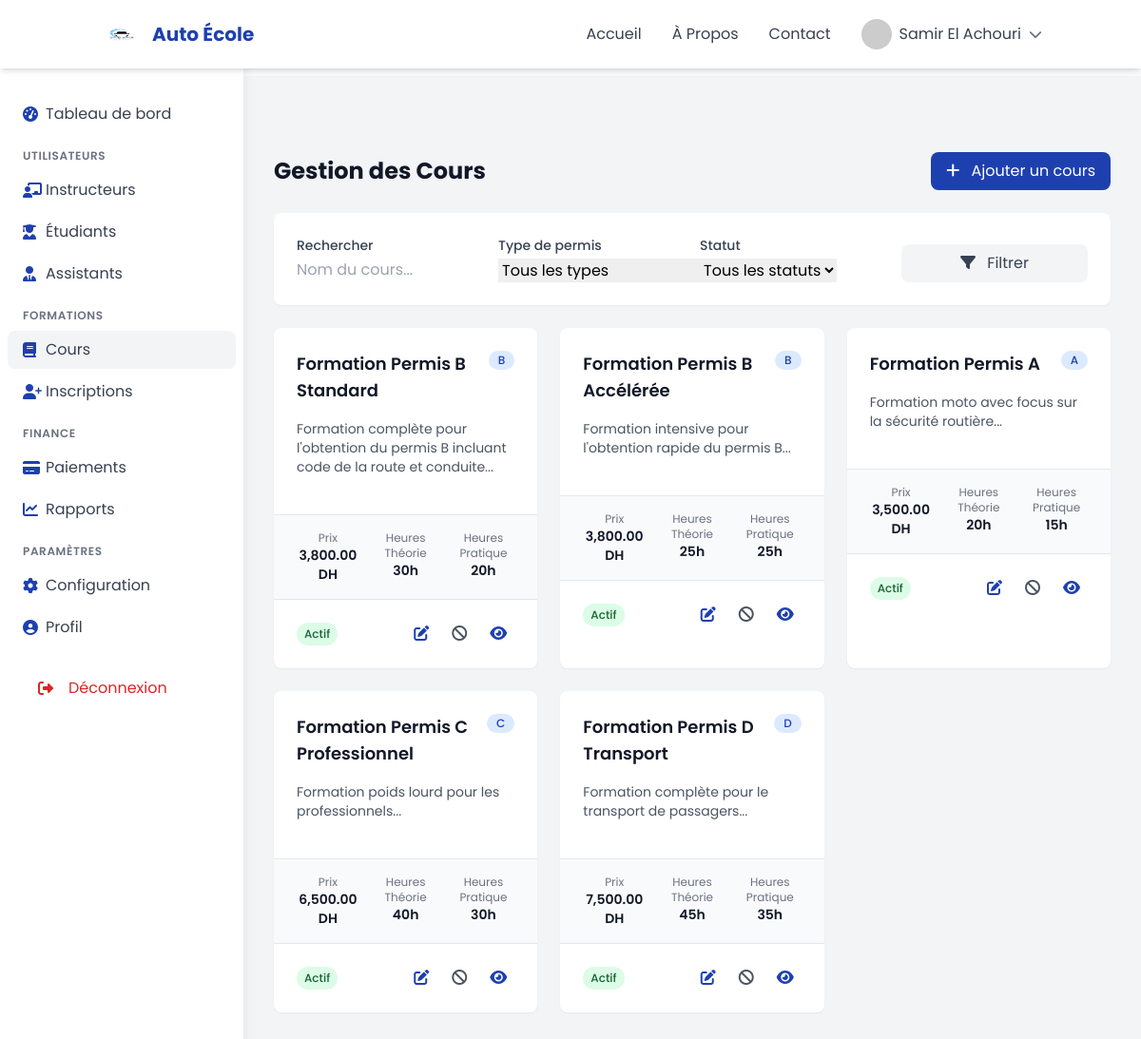
The page /pages/admin/courses.php (signed in) on the database its author committed.
### tables this page shows
CREATE TABLE `users` (
  `id` int(11) NOT NULL,
  `first_name` varchar(50) NOT NULL,
  `last_name` varchar(50) NOT NULL,
  `email` varchar(100) NOT NULL,
  `password` varchar(255) NOT NULL,
  `phone` varchar(20) DEFAULT NULL,
  `date_of_birth` date DEFAULT NULL,
  `address` text,
  `role` enum('candidate','instructor','assistant','admin') NOT NULL,
  `status` enum('active','inactive','pending') DEFAULT 'pending',
  `created_at` timestamp NOT NULL DEFAULT CURRENT_TIMESTAMP,
  `updated_at` timestamp NOT NULL DEFAULT CURRENT_TIMESTAMP ON UPDATE CURRENT_TIMESTAMP,
  `failed_attempts` int(11) DEFAULT '0',
  `locked_until` datetime DEFAULT NULL,
  `profile_image` varchar(255) DEFAULT NULL
);

CREATE TABLE `courses` (
  `id` int(11) NOT NULL,
  `license_type_id` int(11) DEFAULT NULL,
  `name` varchar(100) NOT NULL,
  `description` text,
  `hours_theory` int(11) DEFAULT NULL,
  `hours_practice` int(11) DEFAULT NULL,
  `status` enum('active','inactive') DEFAULT 'active',
  `created_at` timestamp NOT NULL DEFAULT CURRENT_TIMESTAMP,
  `course_price` decimal(10,2) NOT NULL DEFAULT '4000.00'
);

CREATE TABLE `license_types` (
  `id` int(11) NOT NULL,
  `name` varchar(100) NOT NULL,
  `code` varchar(10) NOT NULL,
  `description` text,
  `duration` int(11) DEFAULT NULL,
  `price` decimal(10,2) DEFAULT NULL,
  `created_at` timestamp NOT NULL DEFAULT CURRENT_TIMESTAMP
);

### includes/auth.php (called while the page is built, shortened)
<?php
require_once __DIR__ . '/../config/database.php';
class Auth {
    private static $instance = null;
    public static function getInstance() {
        if (self::$instance === null) {
            self::$instance = new self();
        }
        return self::$instance;
    }
    public function isLoggedIn() {
        return isset($_SESSION['user_id']) && $_SESSION['user_id'] > 0;
    }
}

### includes/functions.php (called while the page is built, shortened)
<?php
require_once __DIR__ . '/../config/database.php';
$db = DatabaseConnection::getInstance();
class AppFunctions {
    private static $instance = null;
    private $conn;
    private function __construct() {
        global $db;
        $this->conn = $db->getConnection();
    }
    public static function getInstance() {
        if (self::$instance === null) {
            self::$instance = new self();
        }
        return self::$instance;
    }
    public function getUserById($id) {
        $stmt = $this->conn->prepare("
            SELECT * FROM users WHERE id = ?
        ");
        $stmt->bind_param("i", $id);
        $stmt->execute();
        return $stmt->get_result()->fetch_assoc();
    }
}

### config/database.php (called while the page is built, shortened)
<?php
class DatabaseConnection {
    private static $instance = null;
    private $connection;
    public function __construct() {
        try {
            $this->connection = new mysqli(DB_HOST, DB_USER, DB_PASS, DB_NAME, DB_PORT);
            $this->connection->set_charset("utf8mb4");
        } catch (Exception $e) {
            error_log($e->getMessage());
            die("Database connection error: " . $e->getMessage());
        }
    }
    public static function getInstance() {
        if (self::$instance === null) {
            self::$instance = new self();
        }
        return self::$instance;
    }
    public function getConnection() {
        return $this->connection;
    }
}

### pages/admin/courses.php (the view, shortened to what this page needs)
<?php
require_once '../../config/database.php';
require_once '../../includes/auth.php';
require_once '../../includes/functions.php';
$db = DatabaseConnection::getInstance();
$conn = $db->getConnection();
$conditions = ["c.status != 'deleted'"];
$query = "
    SELECT
        c.*,
        lt.name as license_type_name,
        lt.code as license_type_code,
        lt.description as license_type_description,
        COUNT(DISTINCT e.id) as total_enrollments
    FROM courses c
    LEFT JOIN license_types lt ON c.license_type_id = lt.id
    LEFT JOIN enrollments e ON c.id = e.course_id AND e.status = 'active'
    WHERE " . implode(' AND ', $conditions) . "
    GROUP BY c.id
    ORDER BY c.created_at DESC
";
$stmt = $conn->prepare($query);
$stmt->execute();
$courses = $stmt->get_result()->fetch_all(MYSQLI_ASSOC);
?>
<?php include '../../includes/header.php'; ?>
<div class="min-h-screen bg-gray-100">
    <?php include '../../includes/admin-sidebar.php'; ?>
    <div class="ml-64 p-8 pt-20">
        <div class="flex justify-between items-center mb-6">
            <h1 class="text-2xl font-bold text-gray-900">Gestion des Cours</h1>
            <a href="/auto-ecole/pages/admin/add-course.php"
               class="px-4 py-2 bg-primary text-white rounded-lg hover:bg-accent transition-colors">
                <i class="fas fa-plus mr-2"></i>
                Ajouter un cours
            </a>
        </div>
        <div class="bg-white rounded-lg shadow-sm p-6 mb-6">
            <form class="grid grid-cols-1 md:grid-cols-4 gap-4">
                <div>
                    <label for="search" class="block text-sm font-medium text-gray-700 mb-1">Rechercher</label>
                    <input type="text" id="search" name="search"
                           class="input-field"
                           placeholder="Nom du cours..."
                           value="<?php echo isset($_GET['search']) ? htmlspecialchars($_GET['search']) : ''; ?>">
                </div>
                <div>
                    <label for="license_type" class="block text-sm font-medium text-gray-700 mb-1">Type de permis</label>
                    <select id="license_type" name="license_type" class="input-field">
                        <option value="">Tous les types</option>
                    </select>
                </div>
                <div>
                    <label for="status" class="block text-sm font-medium text-gray-700 mb-1">Statut</label>
                    <select id="status" name="status" class="input-field">
                        <option value="">Tous les statuts</option>
                    </select>
                </div>
                <div class="flex items-end">
                    <button type="submit"
                            class="w-full px-4 py-2 bg-gray-100 text-gray-700 rounded-lg hover:bg-gray-200 transition-colors">
                        <i class="fas fa-filter mr-2"></i>
                        Filtrer
                    </button>
                </div>
            </form>
        </div>
        <div class="grid grid-cols-1 md:grid-cols-3 gap-6">
            <?php foreach ($courses as $course): ?>
                <div class="bg-white rounded-lg shadow-sm overflow-hidden">
                    <div class="p-6">
                        <div class="flex justify-between items-start mb-4">
                            <h2 class="text-lg font-semibold text-gray-900">
                                <?php echo htmlspecialchars($course['name']); ?>
                            </h2>
                            <span class="inline-flex items-center px-2.5 py-0.5 rounded-full text-xs font-medium bg-blue-100 text-blue-800">
                                <?php echo htmlspecialchars($course['license_type_code']); ?>
                            </span>
                        </div>
                        <p class="text-sm text-gray-600 mb-4">
                            <?php echo htmlspecialchars(substr($course['description'], 0, 100)) . '...'; ?>
                        </p>
                    </div>
                    <div class="px-6 py-4 border-t border-gray-200 bg-gray-50">
                        <div class="grid grid-cols-3 gap-4 text-center">
                            <div>
                                <p class="text-xs text-gray-500">Prix</p>
                                <p class="text-sm font-semibold text-gray-900">
                                    <?php echo number_format($course['course_price'], 2); ?> DH
                                </p>
                            </div>
                            <div>
                                <p class="text-xs text-gray-500">Heures Théorie</p>
                                <p class="text-sm font-semibold text-gray-900">
                                    <?php echo $course['hours_theory']; ?>h
                                </p>
                            </div>
                            <div>
                                <p class="text-xs text-gray-500">Heures Pratique</p>
                                <p class="text-sm font-semibold text-gray-900">
                                    <?php echo $course['hours_practice']; ?>h
                                </p>
                            </div>
                        </div>
                    </div>
                    <div class="px-6 py-4 border-t border-gray-200">
                        <div class="flex items-center justify-between">
                            <span class="px-2 py-1 text-xs font-medium rounded-full
                                <?php echo $course['status'] === 'active'
                                    ? 'bg-green-100 text-green-800'
                                    : 'bg-red-100 text-red-800'; ?>">
                                <?php echo $course['status'] === 'active' ? 'Actif' : 'Inactif'; ?>
                            </span>
                            <div class="flex space-x-2">
                                <a href="/auto-ecole/pages/admin/edit-course.php?id=<?php echo $course['id']; ?>"
                                   class="p-2 text-primary hover:text-accent transition-colors">
                                    <i class="fas fa-edit"></i>
                                </a>
                                <button onclick="toggleCourseStatus(<?php echo $course['id']; ?>, '<?php echo $course['status'] === 'active' ? 'inactive' : 'active'; ?>')"
                                        class="p-2 text-gray-600 hover:text-primary transition-colors">
                                    <i class="fas <?php echo $course['status'] === 'active' ? 'fa-ban' : 'fa-check'; ?>"></i>
                                </button>
                                <a href="/auto-ecole/pages/admin/course-detail.php?id=<?php echo $course['id']; ?>"
                                   class="p-2 text-primary hover:text-accent transition-colors">
                                    <i class="fas fa-eye"></i>
                                </a>
                            </div>
                        </div>
                    </div>
                </div>
            <?php endforeach; ?>
        </div>
    </div>
</div>

### includes/header.php (shortened to what this page needs)
<?php
require_once __DIR__ . '/auth.php';
require_once __DIR__ . '/functions.php';
function getUserProfileImage($userId) {
    try {
        $user = AppFunctions::getInstance()->getUserById($userId);
        return 'https://ui-avatars.com/api/?name=User';
    } catch (Exception $e) {
        error_log("Error getting user profile image: " . $e->getMessage());
        return 'https://ui-avatars.com/api/?name=User';
    }
}
function getUserFullName($userId) {
    try {
        $user = AppFunctions::getInstance()->getUserById($userId);
        if ($user && isset($user['first_name']) && isset($user['last_name'])) {
            return htmlspecialchars($user['first_name'] . ' ' . $user['last_name']);
        }
        return 'Utilisateur';
    } catch (Exception $e) {
        error_log("Error getting user full name: " . $e->getMessage());
        return 'Utilisateur';
    }
}
function isLoggedIn() {
    return Auth::getInstance()->isLoggedIn();
}
$currentUser = null;
if (isLoggedIn() && isset($_SESSION['user_id'])) {
    try {
        $currentUser = AppFunctions::getInstance()->getUserById($_SESSION['user_id']);
    } catch (Exception $e) {
        error_log("Error getting current user data: " . $e->getMessage());
    }
}
?>
<!DOCTYPE html>
<html lang="fr" class="scroll-smooth">
<head>
    <script src="https://cdn.tailwindcss.com"></script>
    <link rel="stylesheet" href="https://cdnjs.cloudflare.com/ajax/libs/font-awesome/6.4.0/css/all.min.css">
</head>
<body class="bg-gray-50">
    <header class="fixed w-full top-0 z-50 bg-white shadow-md">
        <nav class="container mx-auto px-4 py-3">
            <div class="flex items-center justify-between">
                <div class="flex items-center space-x-4">
                    <a href="/auto-ecole" class="flex items-center space-x-2">
                        <img src="/auto-ecole/assets/images/logo.png" alt="Auto École Logo" class="h-12 w-auto">
                        <span class="text-xl font-bold text-primary">Auto École</span>
                    </a>
                </div>
                <div class="hidden md:flex items-center space-x-8">
                    <a href="/auto-ecole" class="text-gray-700 hover:text-primary transition-colors">Accueil</a>
                    <a href="/auto-ecole/pages/about.php" class="text-gray-700 hover:text-primary transition-colors">À Propos</a>
                    <a href="/auto-ecole/pages/contact.php" class="text-gray-700 hover:text-primary transition-colors">Contact</a>
                    <?php if (isLoggedIn() && $currentUser): ?>
                        <div class="relative" x-data="{ open: false }">
                            <button @click="open = !open" class="flex items-center space-x-2">
                                <img src="<?php echo getUserProfileImage($_SESSION['user_id']); ?>"
                                     alt="Profile"
                                     class="w-8 h-8 rounded-full object-cover">
                                <span class="text-gray-700"><?php echo getUserFullName($_SESSION['user_id']); ?></span>
                                <i class="fas fa-chevron-down text-sm text-gray-500"></i>
                            </button>
                        </div>
                    <?php endif; ?>
                </div>
            </div>
        </nav>
    </header>
    <main class="mt-20">

### rows shown on the page
users: getUserFullName($_SESSION['user_id']) "Samir El Achouri"
courses: name "Formation Permis B Standard", license_type.code "B", description "Formation complète pour l'obtention du permis B incluant code de la route et conduite", course_price "3,800.00", hours_theory "30", hours_practice "20", status "Actif"
courses: name "Formation Permis B Accélérée", license_type.code "B", description "Formation intensive pour l'obtention rapide du permis B", course_price "3,800.00", hours_theory "25", hours_practice "25", status "Actif"
courses: name "Formation Permis A", license_type.code "A", description "Formation moto avec focus sur la sécurité routière", course_price "3,500.00", hours_theory "20", hours_practice "15", status "Actif"
courses: name "Formation Permis C Professionnel", license_type.code "C", description "Formation poids lourd pour les professionnels", course_price "6,500.00", hours_theory "40", hours_practice "30", status "Actif"
courses: name "Formation Permis D Transport", license_type.code "D", description "Formation complète pour le transport de passagers", course_price "7,500.00", hours_theory "45", hours_practice "35", status "Actif"
